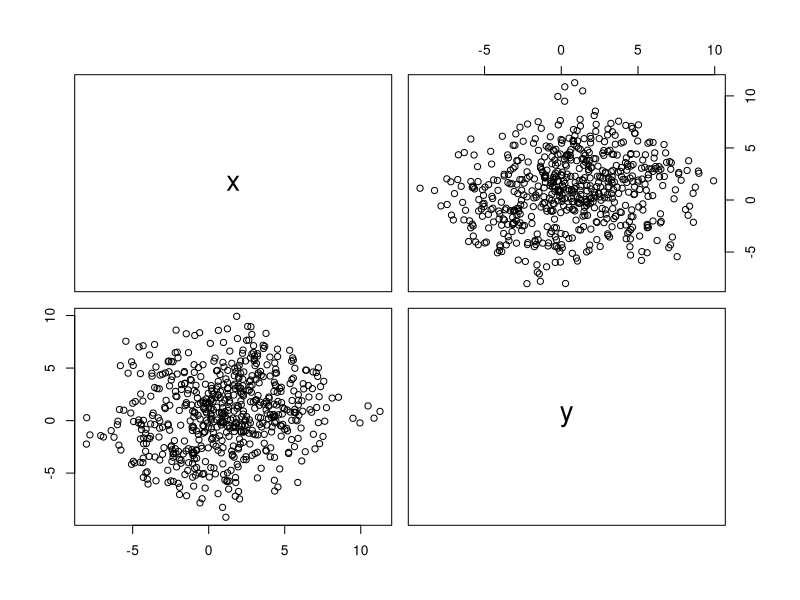
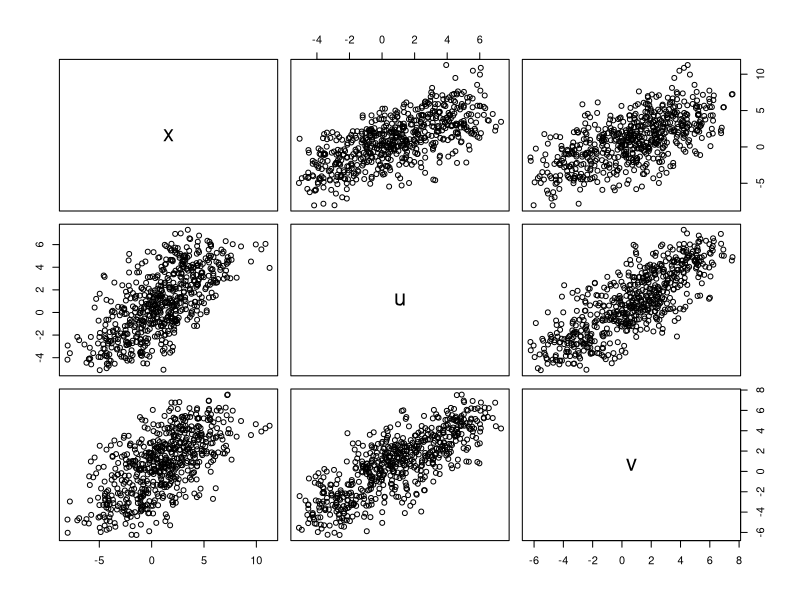
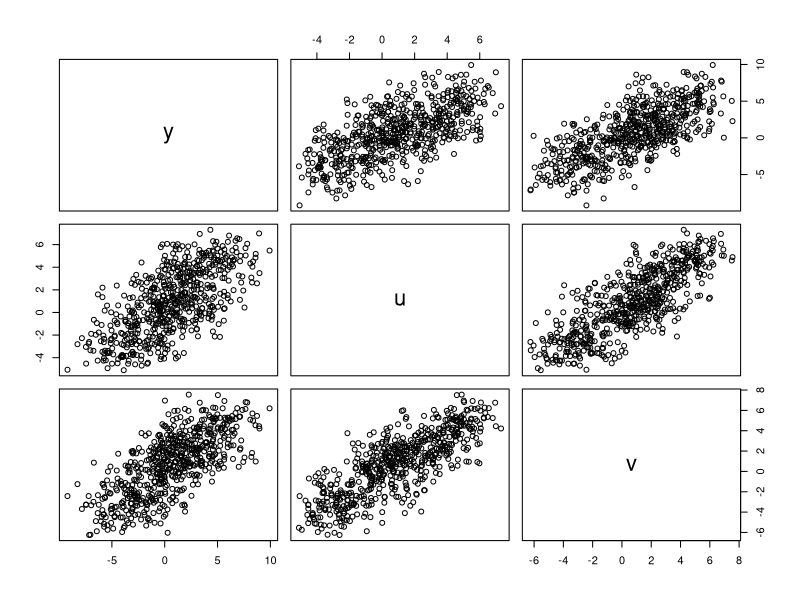
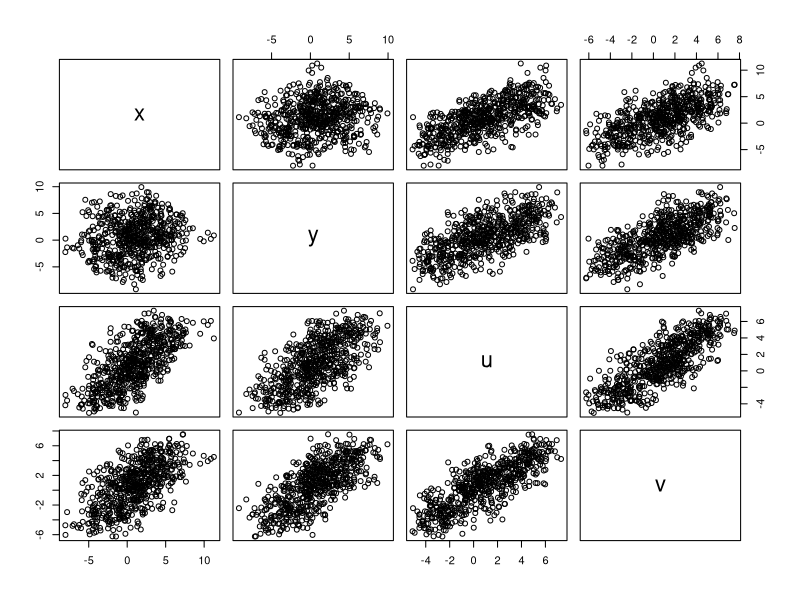

Here is the R script that generated these plots, in order: (Note: this script raises an error after producing the figures.)

local({
    # Bivariate normal parameterized by principal axis sds and rotation of major axis
    rbvn <- function(n=1, mean=c(0,0), sd = c(1,1), rotation=0 ) {
        data <- matrix(rnorm(n*2),ncol=2)
        rotMat <- matrix(c(cos(rotation), -sin(rotation), 
                           sin(rotation),  cos(rotation)), 
                         ncol=2,byrow=TRUE)
        data[,1] <- data[,1]*sd[1]
        data[,2] <- data[,2]*sd[2]
        data <- data %*% t(rotMat)
        data[,1] <- data[,1]  +  mean[1]
        data[,2] <- data[,2]  +  mean[2]
        data
        
    }
    
    
    
    #
    # Create dependent data for illustration
    n <- 30
    m <- 20
    sd <- c(3,1)
    rotation <- -pi/4
    means <- rbvn(m,sd=c(4,1), rotation = pi/4)
    
    data1 <- matrix(0, nrow=n*m, ncol=2)
    
    for (i in 1:m){
        ##i <- 0
        ##i <- i+1
        from <- (i-1)*n + 1
        to <- i*n
        data1[from:to,] <- rbvn(n,mean=means[i,], sd= sd, rotation=rotation)
    }
    data2 <- matrix(rep(means,each=n),ncol=2,byrow=FALSE) + rbvn(n*m, sd=c(1.1,1.1))
    
    data <- as.data.frame(cbind(data1,data2))
    names(data) <-c("x","y","u","v")
    head(data)
    
    ##
    ## Have a look
    pairs(data[,c("x","y")])      # no relation
    pairs(data[,c("x","u","v")])  # increasing relations
    pairs(data[,c("y","u","v")])  # increasing relations
    pairs(data)
    
    
    #
    # Now with brushing
    #
    pa <- with(data, l_plot(x=x, y=y, main="active here"))
    ps <- with(data, l_plot(x=u, y=v, main = "select here"))
    
    active2selected <- function() {
        ps['selected'] <- pa['active']
    } 
    
    selected2active <- function() {
        pa['active'] <- ps['selected']
    } 
    
    l_bind_state(pa, "active", function()active2selected())
    l_bind_state(ps, "selected", function()selected2active())
    
    ## Brush  on "selected" and watch "active"
    ## long skinny brushes condition on either u (vertical skinny) or v (horizontal skinny)
    ##  ... neither producing that strong a relation in x and y (esp. in the middle)
    ## small square brush conditions on u and v together.
    ##  ... should see (conditionally) negative relation between x and y 
    ##      pretty much everywhere 
    ##
    ##  Now for something more challenging.
    ##
    
    Allx <- l_cget(pa,"x")
    Ally <- l_cget(pa,"y")
    xrange <- range(Allx)
    coef <- lm(Ally ~ Allx)$coef
    yVal <- coef[1] + xrange*coef[2]
    fitAll <- l_layer_line(pa, x=xrange, y=yVal,
                           color="black", linewidth=3, label="fit on all data")
    fitActive <- l_layer_line(pa, x=xrange, y=yVal, color="magenta",
                              linewidth=5, dash=c(10,5), label="fit on active data")
    
    ## redefine selected2active with fit
    selected2active <- function() {
        pa['active'] <- ps['selected']
        x <- l_cget(pa,"x")[l_cget(pa,"active")]
        y <- l_cget(pa,"y")[l_cget(pa,"active")]
        if (length(x) > 1) {
            xrange <- range(x)
            if (diff(xrange)>0){
                coef <- lm(y ~ x)$coef
                yVal <- coef[1] + xrange*coef[2]
                l_configure(fitActive, x=xrange, y=yVal)
            }
        }
    }
})
